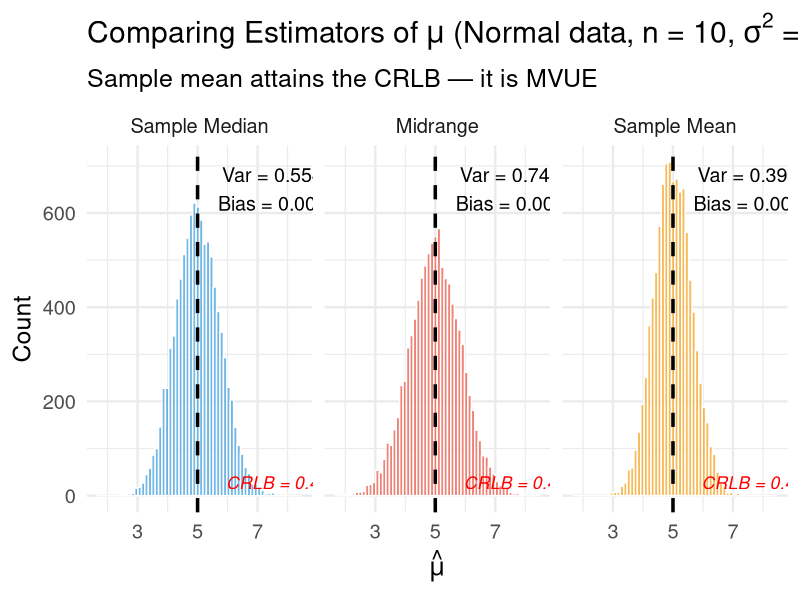
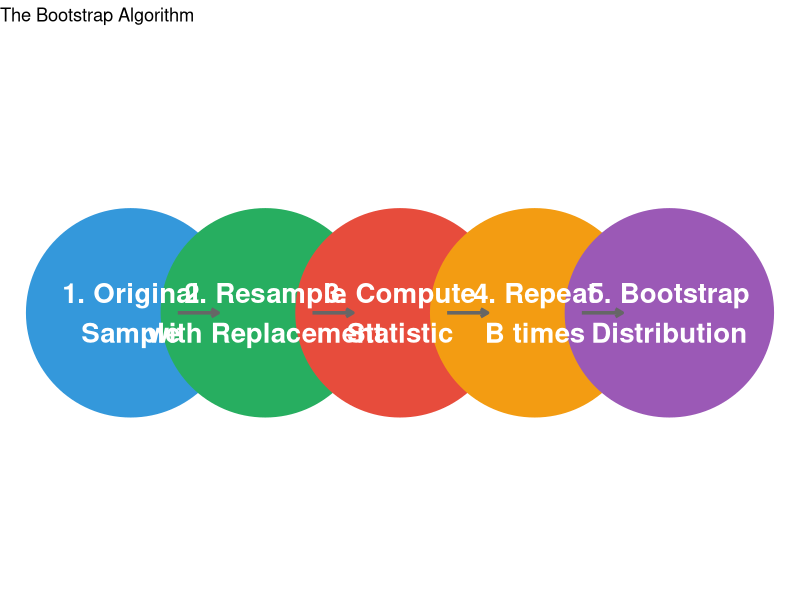
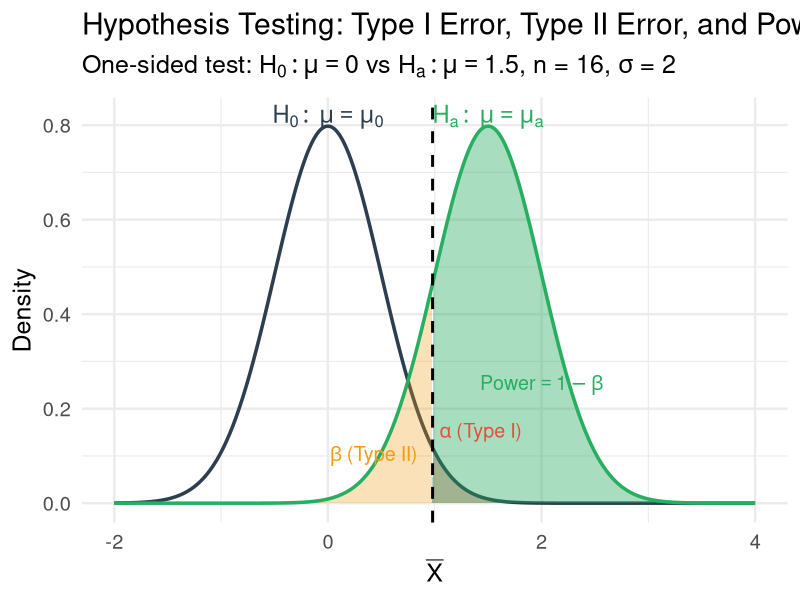
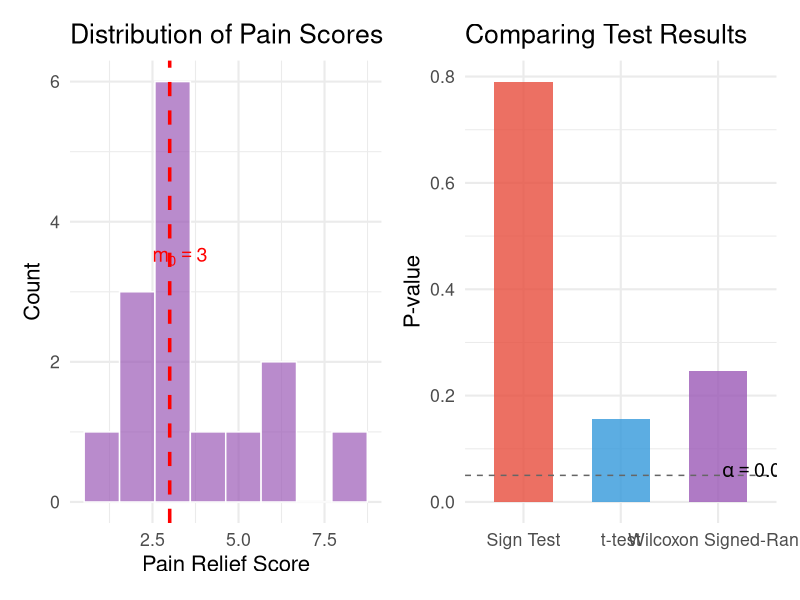
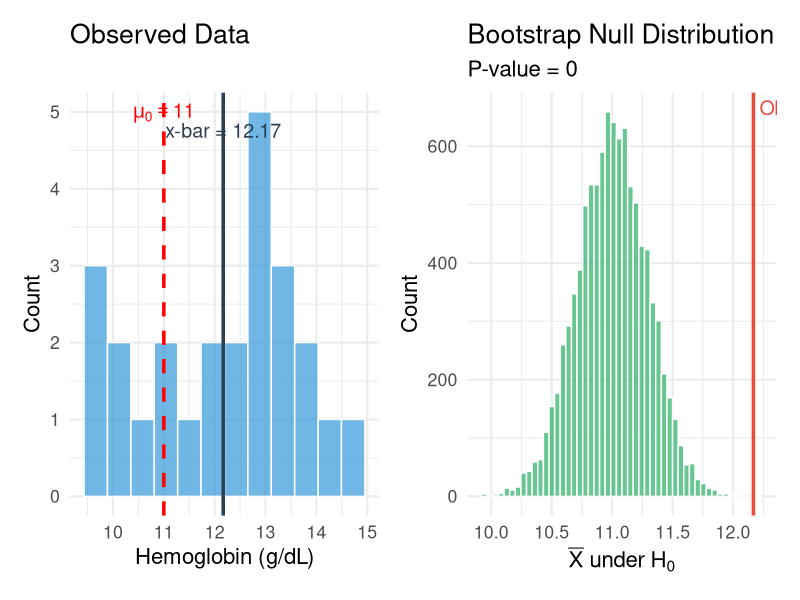

Write R code to recreate these figures, in order.
## ---- chunk 1
#| label: setup
#| include: false
library(tidyverse)
library(broom)
library(patchwork)
set.seed(551)
theme_set(theme_minimal(base_size = 18))
## ---- chunk 2
#| echo: false
#| fig-width: 18
#| fig-height: 9
library(DiagrammeR)

grViz("
digraph course_map {
  graph [rankdir = TB, bgcolor = transparent, fontsize = 28]
  node [shape = box, style = filled, fontsize = 22, fontname = 'Helvetica']

  subgraph cluster_pe {
    label = 'Point Estimation (Lessons 1-6)'
    style = filled; color = '#3498db30'; fontsize = 24
    pe1 [label = 'Statistics &\\nSampling Distributions', fillcolor = '#85c1e9']
    pe2 [label = 'Bias, Variance,\\nMSE', fillcolor = '#85c1e9']
    pe3 [label = 'MVUE, CRLB,\\nFisher Information', fillcolor = '#85c1e9']
    pe4 [label = 'MOM & MLE', fillcolor = '#85c1e9']
    pe5 [label = 'Sufficiency,\\nRao-Blackwell', fillcolor = '#85c1e9']
  }

  subgraph cluster_ci {
    label = 'Confidence Intervals (Lessons 7-11)'
    style = filled; color = '#27ae6030'; fontsize = 24
    ci1 [label = 'Pivotal Quantities\\n(z, t)', fillcolor = '#82e0aa']
    ci2 [label = 'Wald, Score,\\nAgresti-Coull', fillcolor = '#82e0aa']
    ci3 [label = 'Bootstrap CIs\\n(percentile, t)', fillcolor = '#82e0aa']
    ci4 [label = 'Delta Method', fillcolor = '#82e0aa']
  }

  subgraph cluster_ht {
    label = 'Hypothesis Testing (Lessons 12-21)'
    style = filled; color = '#e74c3c30'; fontsize = 24
    ht1 [label = 'Null/Alt Hypotheses\\nType I/II Errors', fillcolor = '#f1948a']
    ht2 [label = 'z, t Tests\\nProportion Tests', fillcolor = '#f1948a']
    ht3 [label = 'P-values, Power,\\nSample Size', fillcolor = '#f1948a']
    ht4 [label = 'Neyman-Pearson\\nLikelihood Ratio', fillcolor = '#f1948a']
    ht5 [label = 'Bootstrap &\\nPermutation Tests', fillcolor = '#f1948a']
    ht6 [label = 'Two-Sample &\\nPaired Tests', fillcolor = '#f1948a']
    ht7 [label = 'Nonparametric:\\nSign, Wilcoxon', fillcolor = '#f1948a']
  }

  subgraph cluster_ext {
    label = 'Extensions (Lessons 22-23)'
    style = filled; color = '#9b59b630'; fontsize = 24
    ext1 [label = 'Gauss-Markov\\nOLS Theory', fillcolor = '#c39bd3']
    ext2 [label = 'Bayesian\\nInference', fillcolor = '#c39bd3']
  }

  pe4 -> ci2 [label = 'MLE → Wald CI', fontsize = 16]
  pe3 -> ci2 [label = 'Fisher Info → SE', fontsize = 16]
  ci1 -> ht2 [label = 'Duality', fontsize = 16]
  ht4 -> ext2 [label = 'Likelihood', fontsize = 16]
  pe5 -> ext1 [label = 'BLUE', fontsize = 16]
}
")
## ---- chunk 3
#| code-fold: true
#| fig-height: 5.5
#| fig-width: 14
# Demonstrate CRLB: comparing estimators of normal mean
set.seed(551)
n <- 10
n_sim <- 10000
true_mu <- 5

sims <- tibble(sim = 1:n_sim) |>
  mutate(
    data = map(sim, ~rnorm(n, mean = true_mu, sd = 2)),
    xbar = map_dbl(data, mean),
    median = map_dbl(data, median),
    midrange = map_dbl(data, ~(max(.x) + min(.x)) / 2)
  )

sims_long <- sims |>
  select(sim, xbar, median, midrange) |>
  pivot_longer(-sim, names_to = "Estimator", values_to = "estimate") |>
  mutate(Estimator = fct_recode(Estimator,
    "Sample Mean" = "xbar",
    "Sample Median" = "median",
    "Midrange" = "midrange"
  ))

# CRLB for this problem: sigma^2 / n = 4/10 = 0.4
crlb_var <- 4 / n

var_summary <- sims_long |>
  group_by(Estimator) |>
  summarise(
    variance = var(estimate),
    bias = mean(estimate) - true_mu,
    .groups = "drop"
  )

ggplot(sims_long, aes(x = estimate, fill = Estimator)) +
  geom_histogram(bins = 60, alpha = 0.7, color = "white", position = "identity") +
  facet_wrap(~Estimator, nrow = 1) +
  geom_vline(xintercept = true_mu, linewidth = 1.2, linetype = "dashed") +
  geom_text(data = var_summary, 
            aes(x = 7.5, y = Inf, 
                label = paste0("Var = ", round(variance, 3), "\nBias = ", round(bias, 3))),
            vjust = 1.5, size = 5, inherit.aes = FALSE) +
  annotate("text", x = 7.5, y = 0, label = paste0("CRLB = ", crlb_var), 
           vjust = -0.5, size = 4.5, fontface = "italic", color = "red") +
  scale_fill_manual(values = c("#3498db", "#e74c3c", "#f39c12")) +
  labs(x = expression(hat(mu)), y = "Count",
       title = expression(paste("Comparing Estimators of ", mu, " (Normal data, n = 10, ", sigma^2, " = 4)")),
       subtitle = "Sample mean attains the CRLB — it is MVUE") +
  theme(legend.position = "none")
## ---- chunk 4
#| echo: false
#| fig-height: 7
#| fig-width: 16
boot_flow <- tibble(
  step = factor(c("1. Original\nSample", "2. Resample\nwith Replacement", 
                   "3. Compute\nStatistic", "4. Repeat\nB times", 
                   "5. Bootstrap\nDistribution"),
                levels = c("1. Original\nSample", "2. Resample\nwith Replacement",
                           "3. Compute\nStatistic", "4. Repeat\nB times",
                           "5. Bootstrap\nDistribution")),
  x = 1:5, y = 1
)

ggplot(boot_flow, aes(x = x, y = y)) +
  geom_point(size = 70, color = c("#3498db", "#27ae60", "#e74c3c", "#f39c12", "#9b59b6")) +
  geom_text(aes(label = step), size = 7, fontface = "bold", color = "white") +
  geom_segment(aes(x = x + 0.35, xend = x + 0.65, y = 1, yend = 1),
               data = boot_flow |> filter(x < 5),
               arrow = arrow(length = unit(0.2, "cm")), linewidth = 1.2, color = "gray40") +
  theme_void() +
  labs(title = "The Bootstrap Algorithm") +
  coord_cartesian(xlim = c(0.3, 5.7), ylim = c(0.5, 1.5))
## ---- chunk 5
#| code-fold: true
#| fig-height: 6
#| fig-width: 16
# Visualize the relationship between alpha, beta, and power
mu_0 <- 0
mu_a <- 1.5
sigma <- 2
n <- 16
se <- sigma / sqrt(n)
alpha <- 0.05
z_crit <- qnorm(1 - alpha/2)
crit_val <- mu_0 + z_crit * se

x_seq <- seq(-2, 4, length.out = 500)
df_null <- tibble(x = x_seq, density = dnorm(x_seq, mu_0, se), dist = "Null")
df_alt  <- tibble(x = x_seq, density = dnorm(x_seq, mu_a, se), dist = "Alternative")

ggplot() +
  # Null distribution
  geom_area(data = df_null |> filter(x >= crit_val),
            aes(x = x, y = density), fill = "#e74c3c", alpha = 0.4) +
  geom_line(data = df_null, aes(x = x, y = density), 
            color = "#2c3e50", linewidth = 1.2) +
  # Alternative distribution
  geom_area(data = df_alt |> filter(x >= crit_val),
            aes(x = x, y = density), fill = "#27ae60", alpha = 0.4) +
  geom_area(data = df_alt |> filter(x < crit_val),
            aes(x = x, y = density), fill = "#f39c12", alpha = 0.3) +
  geom_line(data = df_alt, aes(x = x, y = density), 
            color = "#27ae60", linewidth = 1.2) +
  # Critical value
  geom_vline(xintercept = crit_val, linetype = "dashed", linewidth = 1) +
  # Labels
  annotate("text", x = mu_0, y = max(df_null$density) + 0.02, 
           label = expression(H[0]: ~ mu == mu[0]), size = 6, color = "#2c3e50") +
  annotate("text", x = mu_a, y = max(df_alt$density) + 0.02,
           label = expression(H[a]: ~ mu == mu[a]), size = 6, color = "#27ae60") +
  annotate("text", x = crit_val + 0.45, y = 0.15,
           label = expression(alpha ~ "(Type I)"), size = 5, color = "#e74c3c") +
  annotate("text", x = crit_val - 0.55, y = 0.1,
           label = expression(beta ~ "(Type II)"), size = 5, color = "#f39c12") +
  annotate("text", x = mu_a + 0.5, y = 0.25,
           label = expression("Power" == 1 - beta), size = 5, color = "#27ae60") +
  labs(x = expression(bar(X)), y = "Density",
       title = "Hypothesis Testing: Type I Error, Type II Error, and Power",
       subtitle = expression(paste("One-sided test: ", H[0]: mu == 0, " vs ", H[a]: mu == 1.5, 
                                   ", n = 16, ", sigma, " = 2"))) +
  theme(legend.position = "none")
## ---- chunk 6
#| echo: true
delta <- 3     # effect size (mmHg)
sigma <- 12    # population SD
alpha <- 0.05
beta <- 0.20

n_required <- ((qnorm(1 - alpha/2) + qnorm(1 - beta)) * sigma / delta)^2
cat("Required sample size per group:", ceiling(n_required))
## ---- chunk 7
#| echo: true
# Simulated paired blood pressure data
set.seed(551)
n <- 20
bp_before <- rnorm(n, mean = 145, sd = 12)
bp_after <- bp_before + rnorm(n, mean = -5, sd = 6)  # treatment effect ~ -5 mmHg

t.test(bp_before, bp_after, paired = TRUE) |> tidy() |>
  select(estimate, statistic, p.value, conf.low, conf.high) |>
  mutate(across(everything(), ~round(.x, 3))) |>
  knitr::kable()
## ---- chunk 8
#| echo: true
#| code-fold: true
#| fig-height: 5
#| fig-width: 14
# Skewed pain relief data — nonparametric appropriate
set.seed(551)
pain_scores <- c(2.1, 3.5, 1.8, 4.2, 2.9, 6.1, 3.3, 2.5, 8.4, 3.0,
                 1.2, 5.7, 2.8, 3.6, 4.8)

# Null: median pain relief = 3.0 (clinically meaningful threshold)
m0 <- 3.0

# Sign test
n_above <- sum(pain_scores > m0)
n_below <- sum(pain_scores < m0)
n_nonzero <- n_above + n_below
sign_p <- 2 * pbinom(min(n_above, n_below), n_nonzero, 0.5)

# Wilcoxon signed-rank test
wsr <- wilcox.test(pain_scores, mu = m0, conf.int = TRUE)

# Visualization
p1 <- tibble(score = pain_scores) |>
  ggplot(aes(x = score)) +
  geom_histogram(bins = 8, fill = "#9b59b6", alpha = 0.7, color = "white") +
  geom_vline(xintercept = m0, linetype = "dashed", linewidth = 1.2, color = "red") +
  annotate("text", x = m0 + 0.3, y = 3.5, label = expression(m[0] == 3.0),
           size = 5, color = "red") +
  labs(x = "Pain Relief Score", y = "Count", title = "Distribution of Pain Scores") +
  theme_minimal(base_size = 16)

p2 <- tibble(
  Test = c("Sign Test", "Wilcoxon Signed-Rank", "t-test"),
  `P-value` = c(sign_p, wsr$p.value, t.test(pain_scores, mu = m0)$p.value)
) |>
  ggplot(aes(x = Test, y = `P-value`)) +
  geom_col(fill = c("#e74c3c", "#9b59b6", "#3498db"), alpha = 0.8, width = 0.6) +
  geom_hline(yintercept = 0.05, linetype = "dashed", color = "gray40") +
  annotate("text", x = 3.4, y = 0.06, label = expression(alpha == 0.05), size = 5) +
  labs(y = "P-value", x = "", title = "Comparing Test Results") +
  theme_minimal(base_size = 16)

p1 + p2
## ---- chunk 9
#| echo: true
set.seed(551)
# Simulated hemoglobin data (slightly skewed)
hgb <- c(rnorm(20, mean = 11.8, sd = 1.5), rlnorm(5, meanlog = log(12), sdlog = 0.15))
n <- length(hgb)

cat("n =", n, "\n")
cat("Mean:", round(mean(hgb), 3), "  SD:", round(sd(hgb), 3), "\n")
cat("Median:", round(median(hgb), 3), "\n")
## ---- chunk 10
#| echo: true
# MLE for normal mean (same as sample mean)
theta_hat <- mean(hgb)
se_hat <- sd(hgb) / sqrt(n)

cat("Point estimate (MLE):", round(theta_hat, 3), "g/dL\n")
cat("Standard error:", round(se_hat, 3), "g/dL\n")
cat("Fisher Information (estimated): I_n =", round(n / var(hgb), 3), "\n")
cat("CRLB-based SE: sqrt(1/I_n) =", round(sqrt(var(hgb) / n), 3), "g/dL")
## ---- chunk 11
#| echo: true
# 1. t-interval (pivotal)
t_ci <- t.test(hgb)$conf.int

# 2. Bootstrap percentile CI
B <- 10000
boot_means <- replicate(B, mean(sample(hgb, replace = TRUE)))
pct_ci <- quantile(boot_means, c(0.025, 0.975))

# 3. Bootstrap t CI
boot_t_ci <- theta_hat + c(-1, 1) * qt(0.975, n - 1) * sd(boot_means)

tibble(
  Method = c("t-interval", "Bootstrap percentile", "Bootstrap t"),
  Lower = round(c(t_ci[1], pct_ci[1], boot_t_ci[1]), 3),
  Upper = round(c(t_ci[2], pct_ci[2], boot_t_ci[2]), 3),
  Width = round(c(diff(t_ci), diff(pct_ci), diff(boot_t_ci)), 3)
) |>
  knitr::kable()
## ---- chunk 12
#| echo: true
# Classical t-test
t_result <- t.test(hgb, mu = 11, alternative = "greater")

# Wilcoxon signed-rank test
w_result <- wilcox.test(hgb, mu = 11, alternative = "greater")

# Bootstrap test (shift method)
hgb_shifted <- hgb - mean(hgb) + 11  # center at null
boot_null <- replicate(B, mean(sample(hgb_shifted, replace = TRUE)))
boot_pval <- mean(boot_null >= theta_hat)

tibble(
  Test = c("One-sample t-test", "Wilcoxon signed-rank", "Bootstrap (shift)"),
  Statistic = round(c(t_result$statistic, w_result$statistic, NA), 3),
  `P-value` = round(c(t_result$p.value, w_result$p.value, boot_pval), 4)
) |>
  knitr::kable()
## ---- chunk 13
#| code-fold: true
#| fig-height: 6
#| fig-width: 16
p_data <- tibble(hgb = hgb) |>
  ggplot(aes(x = hgb)) +
  geom_histogram(bins = 12, fill = "#3498db", alpha = 0.7, color = "white") +
  geom_vline(xintercept = 11, color = "red", linewidth = 1.2, linetype = "dashed") +
  geom_vline(xintercept = mean(hgb), color = "#2c3e50", linewidth = 1.2) +
  annotate("text", x = 11, y = Inf, label = expression(mu[0] == 11), 
           vjust = 1.5, color = "red", size = 5) +
  annotate("text", x = mean(hgb), y = Inf, label = paste0("x-bar = ", round(mean(hgb), 2)),
           vjust = 3, color = "#2c3e50", size = 5) +
  labs(x = "Hemoglobin (g/dL)", y = "Count", title = "Observed Data") +
  theme_minimal(base_size = 16)

p_boot <- tibble(stat = boot_null) |>
  ggplot(aes(x = stat)) +
  geom_histogram(bins = 50, fill = "#27ae60", alpha = 0.7, color = "white") +
  geom_vline(xintercept = theta_hat, color = "#e74c3c", linewidth = 1.2) +
  annotate("text", x = theta_hat + 0.05, y = Inf, 
           label = paste0("Observed = ", round(theta_hat, 2)),
           vjust = 1.5, hjust = 0, color = "#e74c3c", size = 5) +
  labs(x = expression(bar(X) * " under " * H[0]), y = "Count",
       title = "Bootstrap Null Distribution",
       subtitle = paste0("P-value = ", round(boot_pval, 4))) +
  theme_minimal(base_size = 16)

p_data + p_boot
## ---- chunk 14
#| echo: false
#| fig-height: 10
#| fig-width: 18
grViz("
digraph decision {
  graph [rankdir = TB, bgcolor = transparent]
  node [shape = box, style = filled, fontsize = 20, fontname = 'Helvetica']

  Q1 [label = 'How many samples?', fillcolor = '#ecf0f1']
  
  one [label = 'One Sample', fillcolor = '#d5f5e3']
  two [label = 'Two Samples', fillcolor = '#d6eaf8']
  
  paired [label = 'Paired or\\nIndependent?', fillcolor = '#ecf0f1']
  ind [label = 'Independent', fillcolor = '#d6eaf8']
  pair [label = 'Paired → Reduce\\nto One Sample', fillcolor = '#d5f5e3']
  
  norm1 [label = 'Data approx\\nnormal?', fillcolor = '#ecf0f1']
  norm2 [label = 'Data approx\\nnormal?', fillcolor = '#ecf0f1']
  
  t1 [label = 't-test / t-interval\\n(Lesson 8, 13)', fillcolor = '#85c1e9']
  nonpar1 [label = 'Sign test / Wilcoxon\\nSigned-Rank (21)\\nor Bootstrap (17, 20)', fillcolor = '#82e0aa']
  
  t2 [label = 'Welch t-test\\n(Lesson 18)', fillcolor = '#85c1e9']
  nonpar2 [label = 'Wilcoxon Rank-Sum (21)\\nor Permutation (20)', fillcolor = '#82e0aa']
  
  prop [label = 'Proportion?', fillcolor = '#fdebd0']
  proptest [label = 'z-test / Score CI\\n(Lessons 8, 13)', fillcolor = '#f9e79f']
  prop2test [label = 'Two-proportion\\nz-test (Lesson 18)', fillcolor = '#f9e79f']
  
  Q1 -> one
  Q1 -> two
  two -> paired
  paired -> ind
  paired -> pair
  pair -> norm1
  one -> prop [label = 'Categorical']
  one -> norm1 [label = 'Continuous']
  prop -> proptest
  ind -> norm2 [label = 'Continuous']
  ind -> prop2test [label = 'Categorical']
  norm1 -> t1 [label = 'Yes or n ≥ 30']
  norm1 -> nonpar1 [label = 'No, small n']
  norm2 -> t2 [label = 'Yes or n ≥ 30']
  norm2 -> nonpar2 [label = 'No, small n']
}
")
## ---- chunk 15
#| echo: false
#| fig-height: 8
#| fig-width: 16
grViz("
digraph likelihood {
  graph [rankdir = LR, bgcolor = transparent]
  node [shape = box, style = filled, fontsize = 22, fontname = 'Helvetica']
  
  L [label = 'Likelihood\\nL(θ|x)', fillcolor = '#f5b7b1', shape = ellipse, fontsize = 26]
  
  mle [label = 'MLE\\nmaximize L(θ|x)', fillcolor = '#85c1e9']
  fi [label = 'Fisher Information\\nI(θ) = -E[ℓ′′(θ)]', fillcolor = '#85c1e9']
  suff [label = 'Sufficiency\\nFactorization', fillcolor = '#85c1e9']
  
  wald [label = 'Wald CI & Test\\nθ̂ ± z·SE', fillcolor = '#82e0aa']
  score [label = 'Score CI & Test', fillcolor = '#82e0aa']
  lrt [label = 'Likelihood\\nRatio Test', fillcolor = '#82e0aa']
  
  np [label = 'Neyman-Pearson\\nLemma (LR > k)', fillcolor = '#f9e79f']
  bayes [label = 'Bayesian Posterior\\nπ(θ|x) ∝ L·π(θ)', fillcolor = '#d2b4de']
  
  L -> mle
  L -> fi
  L -> suff
  L -> lrt
  L -> np
  L -> bayes
  fi -> wald
  fi -> score
  mle -> wald
}
")
